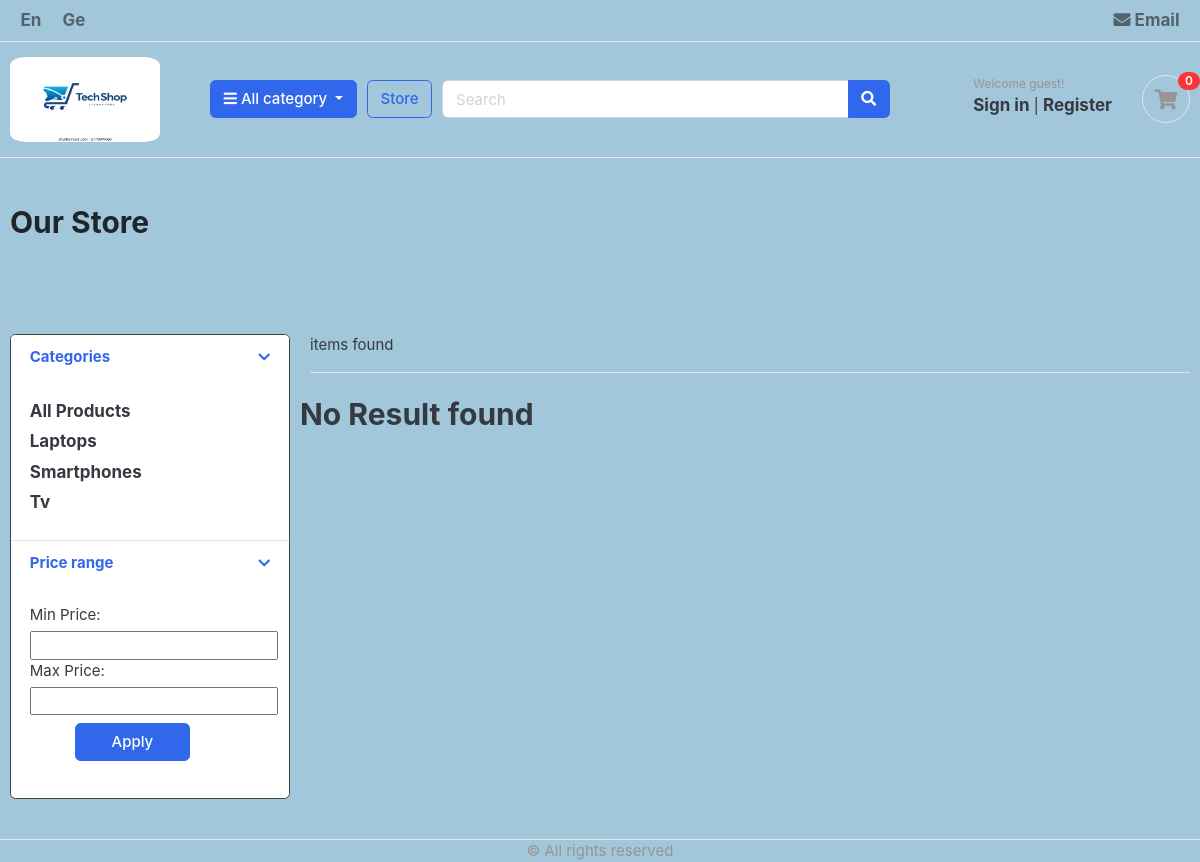
Page /store/filter_by_price/ on the committed database.
### category/models.py (models this page shows, shortened)
class Category(models.Model):
    category_name=models.CharField(max_length=50, unique=True)
    slug=models.SlugField(max_length=100, unique=True)
    description=models.TextField(max_length=50, blank=True)
    cat_image=models.ImageField(upload_to='photos/categories', blank=True)
    class Meta:
        verbose_name = 'category'
        verbose_name_plural = 'categories'
    def get_url(self):
        return reverse('products_by_category', args=[self.slug])

### store/views.py (the view)
# urls.py: path('filter_by_price/', views.filter_by_price, name='filter_by_price'),
def filter_by_price(request):
    if request.method == 'GET':
        min_price = request.GET.get('min_price')
        max_price = request.GET.get('max_price')
        products = Product.objects.filter(price__range=(min_price, max_price))
        return render(request, 'store/filtered_product_list.html', {'products': products})

### cart/context_processors.py (called while the page is built)
def counter(request):
    cart_count=0
    if 'admin' in request.path:
        return {}
    else:
        try:
            cart = Cart.objects.filter(cart_id=_cart_id(request))
            if request.user.is_authenticated:
                cart_items = CartItem.objects.all().filter(user=request.user)
            else:
               cart_items= CartItem.objects.all().filter(cart=cart[:1])
            for cart_item in cart_items:
                cart_count+= cart_item.quantity
        except Cart.DoesNotExist:
            cart_count=0
    return dict(cart_count=cart_count)

### cart/views.py (called while the page is built)
def _cart_id(request):
    cart= request.session.session_key
    if not cart:
        cart = request.session.create()
    return cart

### category/context_processors.py (called while the page is built)
def menu_links(request):
    links = Category.objects.all()
    return dict(links=links)

### templates/store/filtered_product_list.html (shortened to what this page needs)
{% extends 'base.html' %}
{% load static %}
{%  block content %}
<section class="section-pagetop bg">
    <div class="container">
        {% if 'search' in request.path %}
        <h2 class="title-page">Search Result</h2>
        {%else %}
        <h2 class="title-page">Our Store</h2>
        {% endif %}
    </div>
    </section>
    <section class="section-content padding-y">
        <div class="container">
        <div class="row">
            <aside class="col-md-3">
        <div class="card">
            <article class="filter-group">
                <header class="card-header">
                    <a href="#" data-toggle="collapse" data-target="#collapse_1" aria-expanded="true" class="">
                        <i class="icon-control fa fa-chevron-down"></i>
                        <h6 class="title">Categories</h6>
                    </a>
                </header>
                <div class="filter-content collapse show" id="collapse_1" style="">
                    <div class="card-body">
                        <ul class="list-menu">
                            <li><a href="{% url 'store' %}">All Products </a></li>
                            {% for category in links %}
                        <li><a href="{{category.get_url}}">{{category.category_name}} </a></li>
                        {% endfor %}
                        </ul>
                    </div>
                </div>
            </article>
            <article class="filter-group">
                <header class="card-header">
                    <a href="#" data-toggle="collapse" data-target="#collapse_3" aria-expanded="true" class="">
                        <i class="icon-control fa fa-chevron-down"></i>
                        <h6 class="title">Price range </h6>
                    </a>
                </header>
                <div class="filter-content collapse show" id="collapse_3" >
                    <div class="card-body">
                        <div class="form-row">
                        <div class="form-group col-md-6">
                            <form method="get" action="{% url 'filter_by_price' %}" >
                                <label for="min_price">Min Price:</label>
                                <input type="text" name="min_price" value="{{ min_price }}">
                                <label for="max_price">Max Price:</label>
                                <input type="text" name="max_price" value="{{ max_price }}">
                                <button  type="submit" class="btn btn-block btn-primary  mt-2 ml-5">Apply</button>
                            </form>
                        </div>
                        </div>
                    </div>
                </div>
            </article>
        </div>
            </aside>
            <main class="col-md-9">
        <header class="border-bottom mb-4 pb-3">
                <div class="form-inline">
                    <br class="mr-md-auto"><b>{{product_count}} </b> items found </span>
                </div>
        </header>
        <div class="row">
            {% if products %}
            {% for product in products %}
            <div class="col-md-4">
                <figure class="card card-product-grid">
                    <div class="img-wrap">
                        <a href="{{product.get_url}}"><img src="{{product.images.url}}"></a>
                    </div>
                    <figcaption class="info-wrap">
                        <div class="fix-height">
                            <a href="{{product.get_url}}" class="title">{{product.product_name}}</a>
                            <div class="price-wrap mt-2">
                                <span class="price">{{product.price}}$</span>
                            </div>
                        </div>
                        <a href="{{ product.get_url}}" class="btn btn-block btn-primary">View Details</a>
                    </figcaption>
                </figure>
            </div>
        {% endfor %}
         {% else %}
            <div>
                <h2 >No Result found</h2>
            </div>
            {% endif %}
        </div>
            </main>
        </div>
        </div>
        </section>
{% endblock %}

### static/css/ui.css (style rules this page uses)
section, body,footer, header,.section-pagetop { background-color: #a2c6da; }
.section-pagetop { background-color:#a2c6da;; }
html { font-family: "Inter", sans-serif; font-size: 15px; }
.padding-y { padding-top: 40px; padding-bottom: 40px; }
article:after, .form-group:after { display: block; clear: both; content: ""; }
.bg { background-color: #f8f9fa; }
.title-page { color: #212529; }
[class*=list-] li:after { visibility: hidden; display: block; content: ""; overflow: hidden; height: 0; clear: both; }
.list-menu { list-style: none; margin: 0; padding-left: 0; }
.list-menu li { margin-bottom: 5px; }
.list-menu a { color: #343a40; }
.icon-control { margin-top: 5px; float: right; font-size: 80%; }
.card-header .title { margin-bottom: 0; line-height: 1.5; }
.filter-group { border-bottom: 1px solid #e4e4e4; }
.filter-group .card-header { border-bottom: 0; }
.filter-group:last-child { border-bottom: 0; }
.section-pagetop { padding: 45px 0; }
a { font-size: 17px; font-weight: bolder; }
.section-content { background-color: #a2c6da; }
.card,tr, th { border: 1px solid rgb(65, 64, 64); }

### static/css/style.css (style rules this page uses)
section, body,footer, header,.section-pagetop { background-color: #a2c6da; }
.section-pagetop { background-color:#a2c6da; }
a { font-size: 17px; font-weight: bolder; }
.section-content { background-color: #a2c6da; }
.card,tr, th { border: 1px solid rgb(65, 64, 64); }

### rows in the picture
Category: category_name "Laptops"
Category: category_name "Smartphones"
Category: category_name "Tv"

### other values in the picture
{{ cart_count }} "0"
